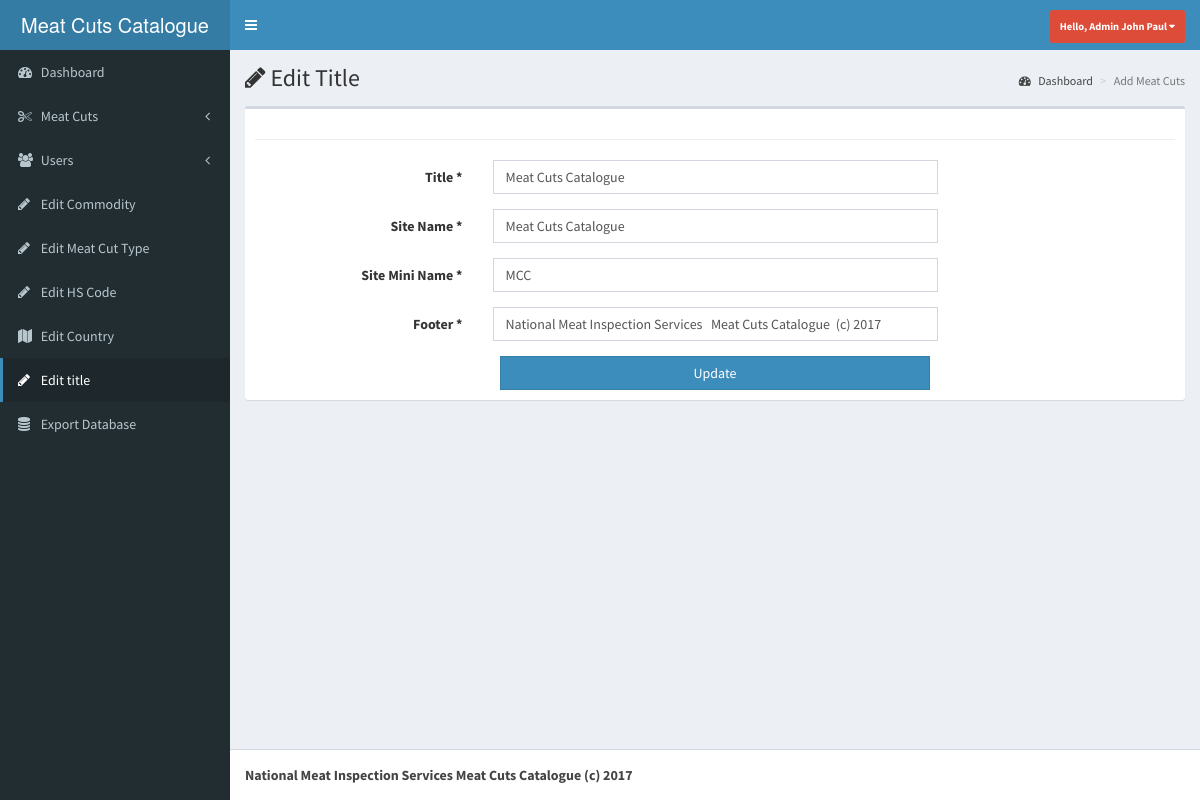
Page /pages/admin/edit-title.php (signed in) on the committed database.
### tables this page shows
CREATE TABLE `title_footer` (
  `id` int(11) NOT NULL,
  `title` varchar(255) NOT NULL,
  `name` varchar(255) NOT NULL,
  `mini_name` varchar(255) NOT NULL,
  `footer` varchar(255) NOT NULL
);

CREATE TABLE `accounts_tbl` (
  `id` int(11) NOT NULL,
  `lastname` varchar(255) NOT NULL,
  `firstname` varchar(255) NOT NULL,
  `middlename` varchar(255) NOT NULL,
  `username` varchar(255) NOT NULL,
  `password` varchar(255) NOT NULL,
  `role` varchar(1) NOT NULL
);

### pages/admin/edit-title.php (the view, shortened to what this page needs)
<?php include '../../includes/functions.php';
      include '../../includes/admin-session.php';
      ?>
<!DOCTYPE html>
<html>
<head>
  <link rel="stylesheet" href="../../bootstrap/css/bootstrap.min.css">
  <link rel="stylesheet" href="https://cdnjs.cloudflare.com/ajax/libs/font-awesome/4.5.0/css/font-awesome.min.css">
  <link rel="stylesheet" href="https://cdnjs.cloudflare.com/ajax/libs/ionicons/2.0.1/css/ionicons.min.css">
  <link rel="stylesheet" href="../../dist/css/AdminLTE.min.css">
      <link href="../../plugins/animate.css/animate.min.css" rel="stylesheet">
  <link rel="stylesheet" href="../../dist/css/skins/_all-skins.min.css">
    <link rel="stylesheet" href="../../plugins/parsleyjs/src/parsley.css">
            <link rel="stylesheet" href="../../build/sweetalert.css">
  <link rel="stylesheet" href="../../plugins/select2/select2.min.css">
</head>
<body class="hold-transition skin-blue sidebar-mini">
<div class="wrapper">
  <header class="main-header">
    <a href="dashboard.php" class="logo">
      <span class="logo-lg"><?php echo $sitename?></span>
    </a>
    <nav class="navbar navbar-static-top">
      <a href="#" class="sidebar-toggle" data-toggle="offcanvas" role="button">
      </a>
      <div class="navbar-custom-menu">
        <ul class="nav navbar-nav">
          <li class="dropdown user user-menu">
            <a href="#" class="dropdown-toggle" data-toggle="dropdown">
              <span class="hidden-xs"><?php echo $firstname?> </span>
            </a>
      </div>
    </nav>
  </header>
  <aside class="main-sidebar">
    <section class="sidebar">
      <ul class="sidebar-menu">
        <li>
          <a href="dashboard.php">
            <i class="fa fa-dashboard"></i> <span>Dashboard</span>
          </a>
        </li>
        <li>
          <a href="#">
            <i class="fa fa-cut"></i> <span>Meat Cuts</span>
            <span class="pull-right-container">
              <i class="fa fa-angle-left pull-right"></i>
            </span>
          </a>
        </li>
        <li>
          <a href="#">
            <i class="fa fa-users"></i> <span>Users</span>
            <span class="pull-right-container">
              <i class="fa fa-angle-left pull-right"></i>
            </span>
          </a>
        </li>
        <li>
          <a href="edit-commodity.php">
            <i class="fa fa-pencil"></i> <span>Edit Commodity</span>
          </a>
        </li>
          <li>
          <a href="edit-meatcut.php">
            <i class="fa fa-pencil"></i> <span>Edit Meat Cut Type</span>
          </a>
        </li>
          <li>
          <a href="edit-hscode.php">
            <i class="fa fa-pencil"></i> <span>Edit HS Code</span>
          </a>
        </li>
        <li>
          <a href="edit-country.php">
            <i class="fa fa-map"></i> <span>Edit Country</span>
          </a>
        </li>
        <li class="active">
          <a href="edit-title.php">
            <i class="fa fa-pencil"></i> <span>Edit title</span>
          </a>
        </li>
        <li>
          <a href="export.php">
            <i class="fa fa-database"></i> <span>Export Database</span>
          </a>
        </li>
      </ul>
    </section>
  </aside>
  <div class="content-wrapper">
    <section class="content-header">
      <h1>
        <i class="fa fa-pencil"></i> Edit Title
      </h1>
      <ol class="breadcrumb">
        <li><a href="#"><i class="fa fa-dashboard"></i> Dashboard</a></li>
        <li class="active">Add Meat Cuts</li>
      </ol>
    </section>
    <section class="content">
      <div class="box">
        <div class="box-body">
<hr>
    <form method="post" action="" class="form-horizontal form-label-left" id="form" enctype="multipart/form-data" data-parsley-validate>
    <div class="item form-group">
    <label class="control-label col-md-3 col-sm-3 col-xs-6">Title<span class="required"> *</span></label>
    <div class="col-md-6 col-sm-6 col-xs-12">
        <input type="text" name="title" value="<?php echo $title?>" class="form-control col-md-7 col-xs-12" >
      </div>
      </div>
    <div class="item form-group">
    <label class="control-label col-md-3 col-sm-3 col-xs-6">Site Name<span class="required"> *</span></label>
    <div class="col-md-6 col-sm-6 col-xs-12">
        <input type="text" name="sitename" value="<?php echo $sitename?>" class="form-control col-md-7 col-xs-12" >
      </div>
      </div>
    <div class="item form-group">
    <label class="control-label col-md-3 col-sm-3 col-xs-6">Site Mini Name<span class="required"> *</span></label>
    <div class="col-md-6 col-sm-6 col-xs-12">
        <input type="text" name="mini" value="<?php echo $mini?>" class="form-control col-md-7 col-xs-12" >
      </div>
      </div>
    <div class="item form-group">
    <label class="control-label col-md-3 col-sm-3 col-xs-6">Footer<span class="required"> *</span></label>
    <div class="col-md-6 col-sm-6 col-xs-12">
        <input type="text" name="footer" value="<?php echo $footer?>" class="form-control col-md-7 col-xs-12" >
      </div>
      </div>
        <div class="col-md-6 col-md-offset-3">
          <button type="submit" class="btn btn-primary btn-block btn-flat" name="btn-update">Update</button>
        </div>
    </form>
        </div>
      </div>
    </section>
  </div>
  <footer class="main-footer">
    <strong><?php echo $footer?></strong>
  </footer>
</div>
</body>
</html>

### includes/admin-session.php (shortened to what this page needs)
<?php
include 'config.php';
$res 	= $db->query("SELECT * FROM accounts_tbl WHERE id=".$_SESSION['admin']);
$row 	= $res->fetch_object();
$first 	= $row->firstname;
$role 	= $row->role;
if($role == 0){
	$firstname = '<label style="padding:10px;font-weight:bolder" class="label label-danger">Hello, Admin '.$first.' <i class="fa fa-caret-down"></i> </label>';
}
elseif($role == 1){
	$firstname = '<label style="padding:10px;font-weight:bolder" class="label label-danger">Hello, '.$first.' <i class="fa fa-caret-down"></i> </label>';
}
$opt 	  = $db->query("SELECT * FROM title_footer");
$row 	  = $opt->fetch_object();
$title    = $row->title;
$sitename = $row->name;
$mini     = $row->mini_name;
$footer   = $row->footer;

### rows in the picture
title_footer: name "Meat Cuts Catalogue", title "Meat Cuts Catalogue", sitename "Meat Cuts Catalogue", mini "MCC", footer "National Meat Inspection Services Meat Cuts Catalogue (c) 2017"
accounts_tbl: firstname "John Paul"
